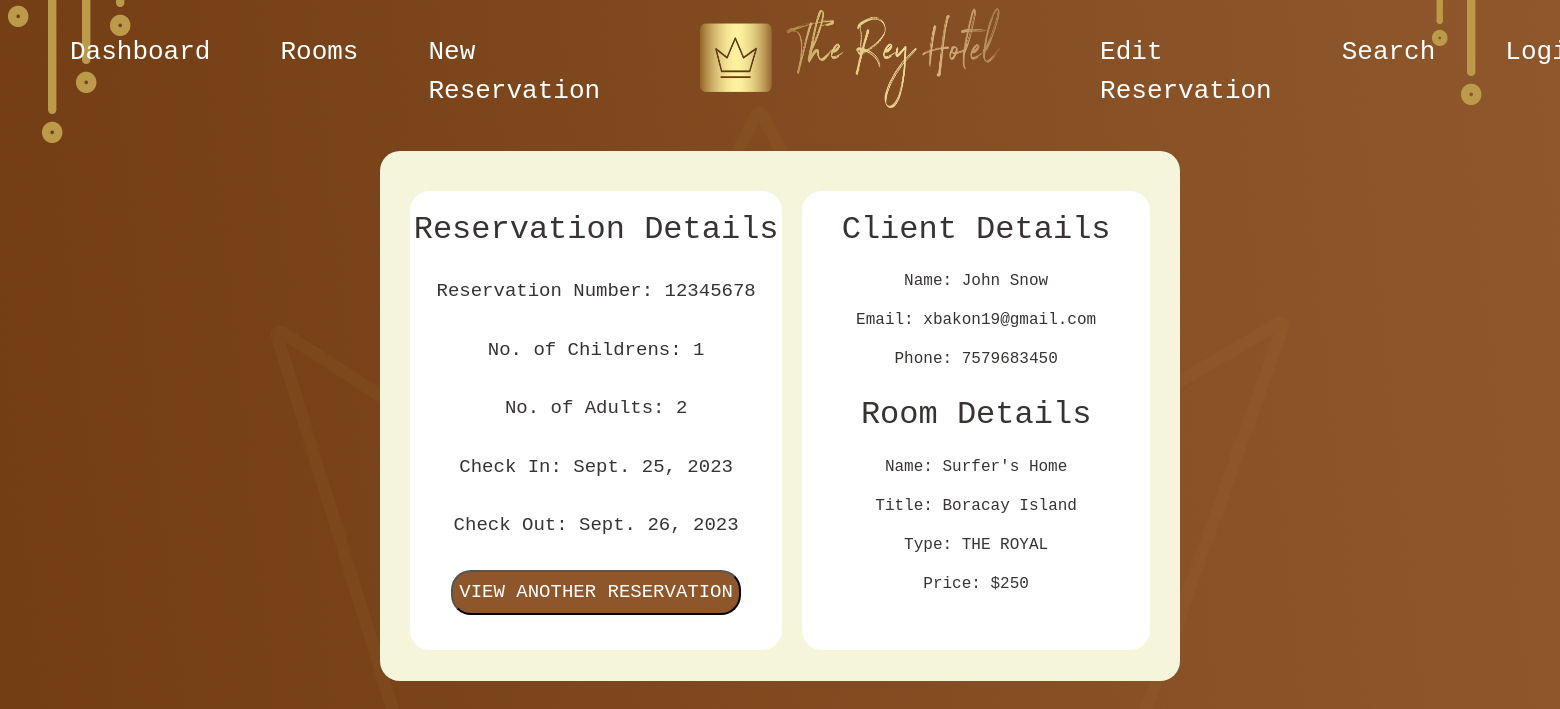
Page /display-reservation/12345678 on the committed database.
### hotel/models.py (models this page shows, shortened)
class Reservation(models.Model):
    reservation_number = models.PositiveIntegerField(unique=True)
    ZERO = 0
    ONE = 1
    TWO = 2
    THREE = 3
    room = models.ForeignKey(Rooms, related_name='reservation', on_delete=models.CASCADE)
    client = models.ForeignKey(Client, related_name='client_reservation', on_delete=models.CASCADE)
    no_of_childrens = models.IntegerField(choices=[(ZERO, 0), (ONE, 1), (TWO, 2)])
    no_of_adults = models.IntegerField(choices=[(ONE, 1), (TWO, 2), (THREE, 3)])
    check_in = models.DateField()
    check_out = models.DateField()

class Client(models.Model):
    client_first_name = models.CharField(max_length=100)
    client_last_name = models.CharField(max_length=100)
    client_dob = models.DateField()
    client_phno = models.IntegerField()
    client_email = models.EmailField(unique=True)

class Rooms(models.Model):
    FLOOR1 = '1st Floor'
    FLOOR2 = '2nd Floor'
    FLOOR3 = '3rd Floor'
    ROYAL = 'THE ROYAL'
    GRAND = 'THE GRAND'
    LUXURY = 'LUXURY SUITE'
    room_title = models.CharField(max_length=100)
    room_type = models.CharField(max_length=100, choices=[(ROYAL, 'THE ROYAL'), (GRAND, 'THE GRAND'), (LUXURY, 'LUXURY SUITE')])
    room_name = models.CharField(max_length=100)
    room_floor = models.CharField(max_length=50, choices=[(FLOOR1, '1st Floor'),(FLOOR2, '2nd Floor'),(FLOOR3, '3rd Floor')])
    room_description = models.CharField(max_length=300)
    price_per_night = models.IntegerField()

### hotel/views.py (the view)
# urls.py: path('display-reservation/<reservation_number>', display_reservation, name="display_reservation"),
def display_reservation(request, reservation_number):
    print(reservation_number)
    reservation = Reservation.objects.get(reservation_number=reservation_number)
    return render(request, "display_reservation.html", {'reservation': reservation})

### hotel/templates/display_reservation.html (shortened to what this page needs)
{% extends "base.html" %}
{% block start %}
<link rel="stylesheet" href="https://cdnjs.cloudflare.com/ajax/libs/font-awesome/5.15.3/css/all.min.css">
<div class="center">
    <div class="left">
        <h2 style="margin-top: 20px;">Reservation Details</h2>
        <div style="font-size: 19px; margin-top: 20px; display: flex; flex-direction: column; align-items: center;">
            <p>Reservation Number: {{reservation.reservation_number}}</p>
            <p>No. of Childrens: {{reservation.no_of_childrens}}</p>
            <p>No. of Adults: {{reservation.no_of_adults}}</p>
            <p>Check In: {{reservation.check_in}}</p>
            <p>Check Out: {{reservation.check_out}}</p>
            <form action="/search/">
                <button type="submit" class="login-button">VIEW ANOTHER RESERVATION</button>
            </form>
        </div>
    </div>
    <div style="display: flex; flex-direction: columns; width: 50%;">
        <div class="right">
            <h2 style="margin-top: 20px; margin-bottom: 20px;">Client Details</h2>
            <p>Name: {{reservation.client.client_first_name}} {{reservation.client.client_last_name}}</p>
            <p>Email: {{reservation.client.client_email}}</p>
            <p>Phone: {{reservation.client.client_phno}}</p>
            <h2 style="margin-bottom: 20px; margin-top: 10px;">Room Details</h2>
            <p>Name: {{reservation.room.room_name}}</p>
            <p>Title: {{reservation.room.room_title}}</p>
            <p>Type: {{reservation.room.room_type}}</p>
            <p>Price: ${{reservation.room.price_per_night}}</p>
        </div>
    </div>
</div>
{% endblock %}

### hotel/templates/base.html (shortened to what this page needs)
<!DOCTYPE html>
<html lang="en">
<head>
    <link href="https://cdn.jsdelivr.net/npm/bootstrap@5.1.3/dist/css/bootstrap.min.css" rel="stylesheet">
</head>
<body>
    <nav class="navbar navbar-expand-lg navbar-light">
        <div class="collapse navbar-collapse" id="navbarSupportedContent">
          <ul class="navbar-nav mr-auto my-ul">
            <li class="nav-item active my-li" style="margin-left: 70px;">
              <a href="/">Dashboard</a>
            </li>
            <li class="nav-item active my-li" style="margin-left: 70px;">
              <a href="/rooms/">Rooms</a>
            </li>
            <li class="nav-item active my-li" style="margin-left: 70px;">
              <a href="/reservation/">New Reservation</a>
            </li>
            <li class="nav-item active" style="margin-left: 100px;">
              <img src="/media/logo.png" style="height: 100px; width: 300px;">
            </li>
            <li class="nav-item active my-li" style="margin-left: 100px;">
              <a href="/edit-reservation/">Edit Reservation</a>
            </li>
            <li class="nav-item active my-li" style="margin-left: 70px;">
              <a href="/search/">Search</a>
            </li>
            {% if request.user.is_authenticated %}
            <li class="nav-item active my-li" style="margin-left: 70px;">
              <a href="/logout/">Logout</a>
            </li>
            {% else %}
            <li class="nav-item active my-li" style="margin-left: 70px;">
              <a href="/login/">Login</a>
            </li>
            {% endif %}
          </ul>
        </div>
      </nav>
      <div class="container">
        {% block start %}
        {% endblock %}
      </div>
    </body>
</html>

### hotel/templates/base.html (style rules this page uses)
body { justify-content: center; align-items: center; background-image: url('/media/background.png'); background-repeat: no-repeat; background-attachment: fixed; background-position: 50% 40%; }
.my-ul li a { color: white; text-decoration: none; font-family: monospace; font-size: xx-large; }
.my-li { margin-top: 25px; }

### hotel/templates/display_reservation.html (style rules this page uses)
.login-button { background-color: #8e572b; width: 290px; height: 45px; border-radius: 20px; color: white; }
p { margin-bottom: 30px; }
.right p { margin-bottom: 15px; }
.center { position: absolute; top: 52%; left: 50%; transform: translate(-50%, -50%); padding: 10px; background-color: beige; height: 530px; width: 800px; border-radius: 20px; display: flex; flex-direction: row; overflow: hidden; }
.left { margin-top: 30px; margin-left: 20px; width: 48%; height: 90%; background-color: white; border-radius: 20px; color: rgb(56, 51, 51); font-family: monospace; display: flex; flex-direction: column; align-items: center; }
.right { margin-top: 30px; margin-left: 20px; margin-right: 20px; width: 90%; height: 90%; background-color: white; border-radius: 20px; color: rgb(56, 51, 51); font-family: monospace; display: flex; flex-direction: column; align-items: center; }

### rows in the picture
Reservation: reservation_number "12345678", no_of_childrens "1", no_of_adults "2", check_in "Sept. 25, 2023", check_out "Sept. 26, 2023", client.client_first_name "John", client.client_last_name "Snow", client.client_email "xbakon19@gmail.com", client.client_phno "7579683450", room.room_name "Surfer's Home", room.room_title "Boracay Island", room.room_type "THE ROYAL", room.price_per_night "250"
